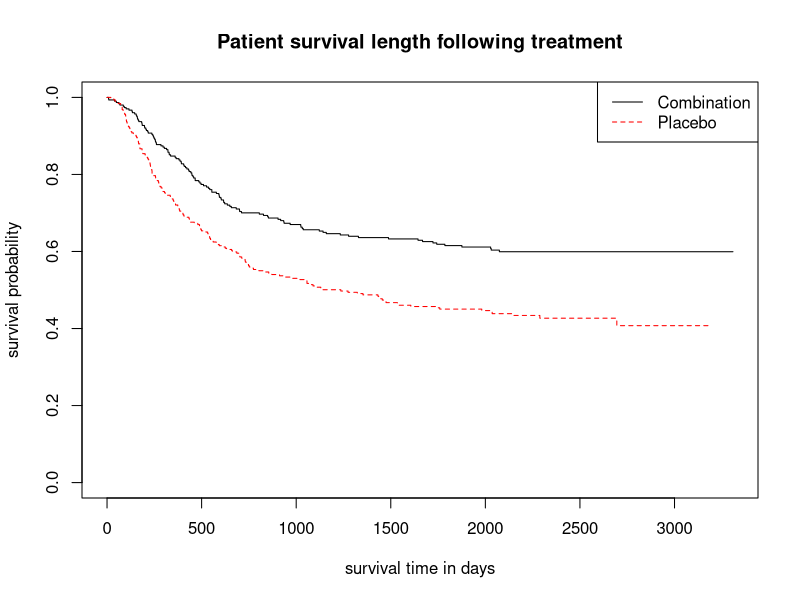
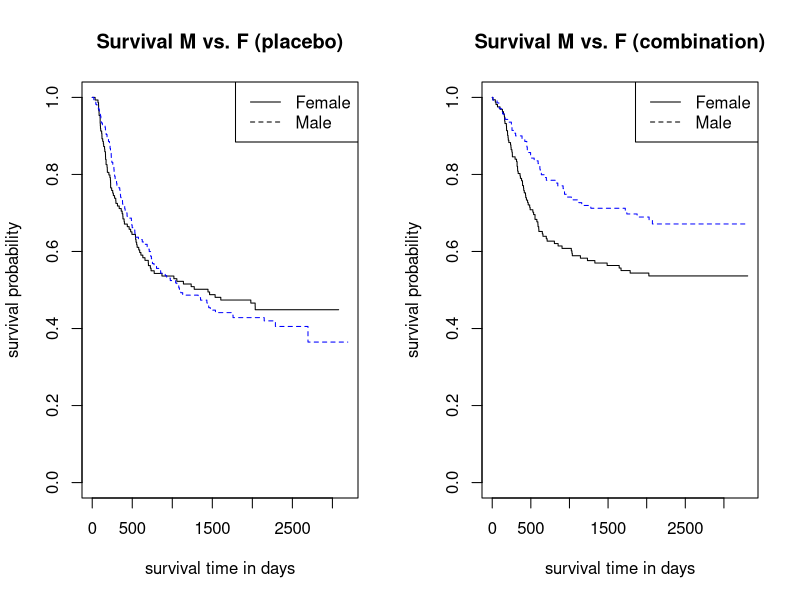
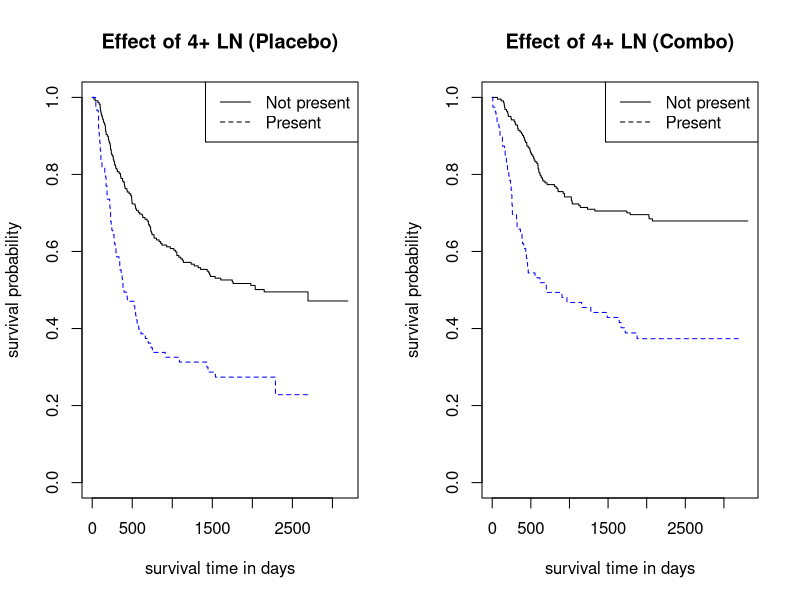

The R source for these figures, in order:
## ---- chunk 1
knitr::opts_chunk$set(echo = TRUE)
## ---- chunk 2
#data read into the file
colon_data <- read.csv("colon_data.csv")
#look at find stats for this
attach(colon_data)
head(colon_data)
summary(colon_data)

## ---- chunk 3
library(splines)
library(survival)
## ---- chunk 4
log.rank = survdiff(Surv(colon_data$time,colon_data$status)~colon_data$rx) 
log.rank
sfit <- survfit(Surv(colon_data$time,colon_data$status)~colon_data$rx)

plot(sfit,
     lty=c("solid","dashed"),
     col=c("black","red"),
     xlab="survival time in days",
     ylab="survival probability")

title("Patient survival length following treatment")

legend("topright",
c("Combination","Placebo"),
col=c("black","red"),
lty=c("solid","dashed"))

## ---- chunk 5

par(mfrow=c(1,2))
#subset by placebo first

colon.subs <- colon_data 
lev.sub <- subset(colon.subs,colon.subs$rx=="Lev+5FU")
obs.sub <- subset(colon.subs,colon.subs$rx=="Obs")

log.rank1 = survdiff(Surv(obs.sub$time,obs.sub$status)~obs.sub$sex) 
log.rank1

ofit <- survfit(Surv(obs.sub$time,obs.sub$status)~obs.sub$sex)

plot(ofit,
     lty=c("solid","dashed"),
     col=c("black","blue"),
     xlab="survival time in days",
     ylab="survival probability")

title("Survival M vs. F (placebo)")

legend("topright",
c("Female","Male"),
lty=c("solid","dashed",
col="black","blue"))

###now for those with the drug

log.rank2 = survdiff(Surv(lev.sub$time,lev.sub$status)~lev.sub$sex) 
log.rank2

lfit <- survfit(Surv(lev.sub$time,lev.sub$status)~lev.sub$sex)

plot(lfit,
     lty=c("solid","dashed"),
     col=c("black","blue"),
     xlab="survival time in days",
     ylab="survival probability")

title("Survival M vs. F (combination)")

legend("topright",
c("Female","Male"),
lty=c("solid","dashed",
col="black","blue"))


## ---- chunk 6

par(mfrow=c(1,2))
#subset by placebo first
log.rank3 = survdiff(Surv(obs.sub$time,obs.sub$status)~obs.sub$node4) 
log.rank3

nfit <- survfit(Surv(obs.sub$time,obs.sub$status)~obs.sub$node4)

plot(nfit,
     lty=c("solid","dashed"),
     col=c("black","blue"),
     xlab="survival time in days",
     ylab="survival probability")

title("Effect of 4+ LN (Placebo)")

legend("topright",
c("Not present","Present"),
lty=c("solid","dashed",
col="black","blue"))

###now for those with the drug

log.rank4 = survdiff(Surv(lev.sub$time,lev.sub$status)~lev.sub$node4) 
log.rank4

n1fit <- survfit(Surv(lev.sub$time,lev.sub$status)~lev.sub$node4)

plot(n1fit,
     lty=c("solid","dashed"),
     col=c("black","blue"),
     xlab="survival time in days",
     ylab="survival probability")

title("Effect of 4+ LN (Combo)")

legend("topright",
c("Not present","Present"),
lty=c("solid","dashed",
col="black","blue"))
